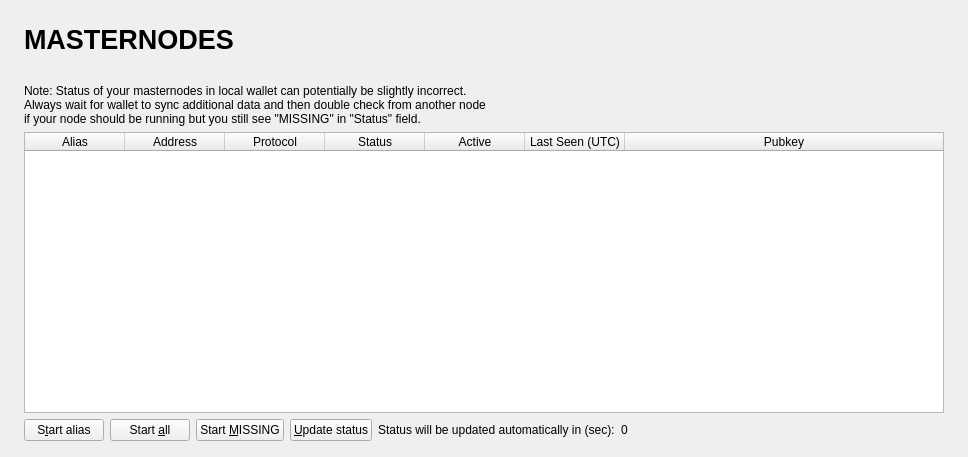
<?xml version="1.0" encoding="UTF-8"?>
<ui version="4.0">
 <class>MasternodeList</class>
 <widget class="QWidget" name="MasternodeList">
  <property name="geometry">
   <rect>
    <x>0</x>
    <y>0</y>
    <width>968</width>
    <height>457</height>
   </rect>
  </property>
  <property name="windowTitle">
   <string>Form</string>
  </property>
  <layout class="QVBoxLayout" name="topLayout" stretch="0">
   <property name="leftMargin">
    <number>9</number>
   </property>
   <property name="topMargin">
    <number>9</number>
   </property>
   <property name="rightMargin">
    <number>9</number>
   </property>
   <property name="bottomMargin">
    <number>9</number>
   </property>
   <item>
    <layout class="QVBoxLayout" name="verticalLayout_Master" stretch="0,1">
     <property name="spacing">
      <number>0</number>
     </property>
     <item>
      <widget class="QFrame" name="frame_Header">
       <layout class="QVBoxLayout" name="verticalLayout_4">
        <property name="leftMargin">
         <number>0</number>
        </property>
        <property name="topMargin">
         <number>0</number>
        </property>
        <property name="rightMargin">
         <number>0</number>
        </property>
        <property name="bottomMargin">
         <number>0</number>
        </property>
        <item>
         <layout class="QHBoxLayout" name="horizontalLayout_Header" stretch="1,0,1">
          <item>
           <widget class="QLabel" name="labelOverviewHeaderLeft">
            <property name="minimumSize">
             <size>
              <width>464</width>
              <height>60</height>
             </size>
            </property>
            <property name="maximumSize">
             <size>
              <width>16777215</width>
              <height>60</height>
             </size>
            </property>
            <property name="font">
             <font>
              <pointsize>20</pointsize>
              <weight>75</weight>
              <bold>true</bold>
             </font>
            </property>
            <property name="text">
             <string>  MASTERNODES</string>
            </property>
           </widget>
          </item>
          <item>
           <spacer name="horizontalSpacer">
            <property name="orientation">
             <enum>Qt::Horizontal</enum>
            </property>
            <property name="sizeHint" stdset="0">
             <size>
              <width>40</width>
              <height>20</height>
             </size>
            </property>
           </spacer>
          </item>
          <item>
           <widget class="QLabel" name="labelOverviewHeaderRight">
            <property name="minimumSize">
             <size>
              <width>464</width>
              <height>60</height>
             </size>
            </property>
            <property name="maximumSize">
             <size>
              <width>16777215</width>
              <height>60</height>
             </size>
            </property>
            <property name="font">
             <font>
              <pointsize>14</pointsize>
             </font>
            </property>
            <property name="text">
             <string/>
            </property>
            <property name="alignment">
             <set>Qt::AlignRight|Qt::AlignTrailing|Qt::AlignVCenter</set>
            </property>
           </widget>
          </item>
         </layout>
        </item>
       </layout>
      </widget>
     </item>
     <item>
      <widget class="QFrame" name="frame_BG">
       <layout class="QVBoxLayout" name="verticalLayout_3">
        <property name="leftMargin">
         <number>6</number>
        </property>
        <property name="topMargin">
         <number>6</number>
        </property>
        <property name="rightMargin">
         <number>6</number>
        </property>
        <property name="bottomMargin">
         <number>6</number>
        </property>
        <item>
         <widget class="QFrame" name="frame_Content">
          <layout class="QVBoxLayout" name="verticalLayout">
           <property name="spacing">
            <number>0</number>
           </property>
           <property name="leftMargin">
            <number>0</number>
           </property>
           <property name="topMargin">
            <number>0</number>
           </property>
           <property name="rightMargin">
            <number>0</number>
           </property>
           <property name="bottomMargin">
            <number>0</number>
           </property>
           <item>
            <layout class="QGridLayout" name="gridLayout_2">
             <property name="spacing">
              <number>2</number>
             </property>
             <item row="0" column="0">
              <widget class="QFrame" name="frameList">
               <layout class="QVBoxLayout" name="verticalLayout_2">
                <property name="bottomMargin">
                 <number>1</number>
                </property>
                <item>
                 <layout class="QHBoxLayout" name="horizontalLayout_note">
                  <property name="bottomMargin">
                   <number>0</number>
                  </property>
                  <item>
                   <widget class="QLabel" name="updateNote">
                    <property name="text">
                     <string>Note: Status of your masternodes in local wallet can potentially be slightly incorrect.&lt;br /&gt;Always wait for wallet to sync additional data and then double check from another node&lt;br /&gt;if your node should be running but you still see &quot;MISSING&quot; in &quot;Status&quot; field.</string>
                    </property>
                   </widget>
                  </item>
                 </layout>
                </item>
                <item>
                 <widget class="QTableWidget" name="tableWidgetMyMasternodes">
                  <property name="minimumSize">
                   <size>
                    <width>695</width>
                    <height>0</height>
                   </size>
                  </property>
                  <property name="palette">
                   <palette>
                    <active>
                     <colorrole role="Text">
                      <brush brushstyle="SolidPattern">
                       <color alpha="255">
                        <red>51</red>
                        <green>51</green>
                        <blue>51</blue>
                       </color>
                      </brush>
                     </colorrole>
                     <colorrole role="PlaceholderText">
                      <brush brushstyle="NoBrush">
                       <color alpha="128">
                        <red>51</red>
                        <green>51</green>
                        <blue>51</blue>
                       </color>
                      </brush>
                     </colorrole>
                    </active>
                    <inactive>
                     <colorrole role="Text">
                      <brush brushstyle="SolidPattern">
                       <color alpha="255">
                        <red>51</red>
                        <green>51</green>
                        <blue>51</blue>
                       </color>
                      </brush>
                     </colorrole>
                     <colorrole role="PlaceholderText">
                      <brush brushstyle="NoBrush">
                       <color alpha="128">
                        <red>51</red>
                        <green>51</green>
                        <blue>51</blue>
                       </color>
                      </brush>
                     </colorrole>
                    </inactive>
                    <disabled>
                     <colorrole role="Text">
                      <brush brushstyle="SolidPattern">
                       <color alpha="255">
                        <red>85</red>
                        <green>85</green>
                        <blue>85</blue>
                       </color>
                      </brush>
                     </colorrole>
                     <colorrole role="PlaceholderText">
                      <brush brushstyle="NoBrush">
                       <color alpha="128">
                        <red>51</red>
                        <green>51</green>
                        <blue>51</blue>
                       </color>
                      </brush>
                     </colorrole>
                    </disabled>
                   </palette>
                  </property>
                  <property name="editTriggers">
                   <set>QAbstractItemView::NoEditTriggers</set>
                  </property>
                  <property name="alternatingRowColors">
                   <bool>true</bool>
                  </property>
                  <property name="selectionMode">
                   <enum>QAbstractItemView::SingleSelection</enum>
                  </property>
                  <property name="selectionBehavior">
                   <enum>QAbstractItemView::SelectRows</enum>
                  </property>
                  <property name="sortingEnabled">
                   <bool>true</bool>
                  </property>
                  <attribute name="horizontalHeaderStretchLastSection">
                   <bool>true</bool>
                  </attribute>
                  <column>
                   <property name="text">
                    <string>Alias</string>
                   </property>
                  </column>
                  <column>
                   <property name="text">
                    <string>Address</string>
                   </property>
                  </column>
                  <column>
                   <property name="text">
                    <string>Protocol</string>
                   </property>
                  </column>
                  <column>
                   <property name="text">
                    <string>Status</string>
                   </property>
                  </column>
                  <column>
                   <property name="text">
                    <string>Active</string>
                   </property>
                  </column>
                  <column>
                   <property name="text">
                    <string>Last Seen (UTC)</string>
                   </property>
                  </column>
                  <column>
                   <property name="text">
                    <string>Pubkey</string>
                   </property>
                  </column>
                 </widget>
                </item>
                <item>
                 <layout class="QHBoxLayout" name="horizontalLayout_5">
                  <property name="bottomMargin">
                   <number>0</number>
                  </property>
                  <item>
                   <widget class="QPushButton" name="startButton">
                    <property name="text">
                     <string>S&amp;tart alias</string>
                    </property>
                   </widget>
                  </item>
                  <item>
                   <widget class="QPushButton" name="startAllButton">
                    <property name="text">
                     <string>Start &amp;all</string>
                    </property>
                   </widget>
                  </item>
                  <item>
                   <widget class="QPushButton" name="startMissingButton">
                    <property name="text">
                     <string>Start &amp;MISSING</string>
                    </property>
                   </widget>
                  </item>
                  <item>
                   <widget class="QPushButton" name="UpdateButton">
                    <property name="text">
                     <string>&amp;Update status</string>
                    </property>
                   </widget>
                  </item>
                  <item>
                   <widget class="QLabel" name="autoupdate_label">
                    <property name="text">
                     <string>Status will be updated automatically in (sec):</string>
                    </property>
                   </widget>
                  </item>
                  <item>
                   <widget class="QLabel" name="secondsLabel">
                    <property name="text">
                     <string>0</string>
                    </property>
                   </widget>
                  </item>
                  <item>
                   <spacer name="horizontalSpacer_5">
                    <property name="orientation">
                     <enum>Qt::Horizontal</enum>
                    </property>
                    <property name="sizeHint" stdset="0">
                     <size>
                      <width>40</width>
                      <height>20</height>
                     </size>
                    </property>
                   </spacer>
                  </item>
                 </layout>
                </item>
               </layout>
              </widget>
             </item>
            </layout>
           </item>
          </layout>
         </widget>
        </item>
       </layout>
      </widget>
     </item>
    </layout>
   </item>
  </layout>
 </widget>
 <resources/>
 <connections/>
</ui>
